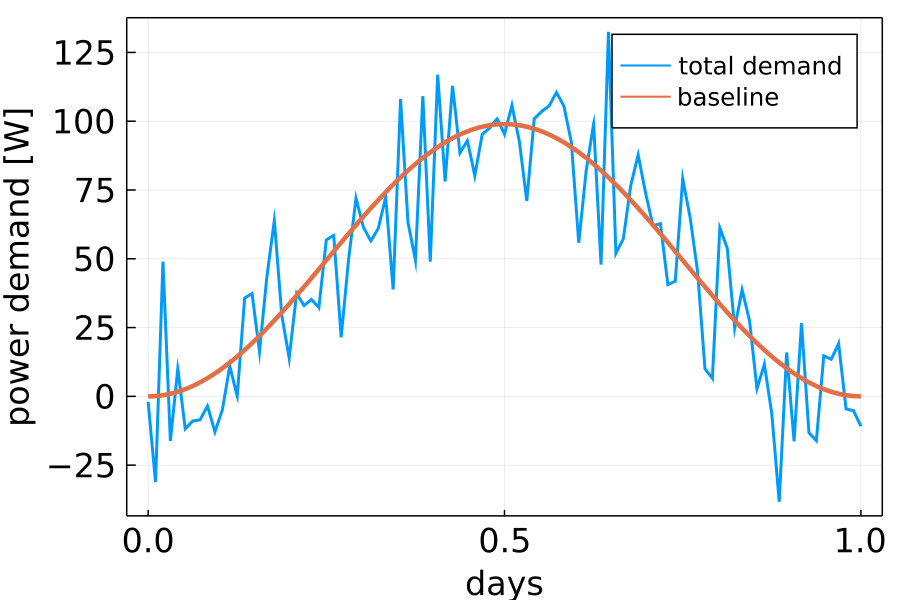

Generate this figure with Julia:
using Plots
using Interpolations

N = 4
num_days = 1
Td = 24 * 3600
Tq = 3600 / 4
demand_amp = rand() .* 100.
periodic_demand = t -> demand_amp .* sin(t * pi / (24*3600))^2
inter = interpolate([20. * randn() for i in 1:(num_days*Td/Tq  + 1)], BSpline(Linear()))
residual_demand = t -> inter(1. + t / Tq) # 1. + is needed to avoid trying to access out of range
f = t -> residual_demand(t) .+ periodic_demand(t)

begin
        plot(map(f, 0:1:num_days*Td),
                    xformatter = x->string(x/Td)[1:3],
                    dpi=150,
                    tickfontsize=15,
                    guidefontsize=15,
                    legendfontsize=11,
                    linewidth=2,
                    framestyle=:box,
                    tickdirection=:in,
                    label="total demand"
                    )
        plot!(map(periodic_demand, 0:1:num_days*Td),
                linewidth=3,
                label="baseline"
                )
        xticks!(0:Td÷2:num_days*Td)
        xlabel!("days")
        ylabel!("power demand [W]")
end

savefig("$dir/plots/demand.png")
